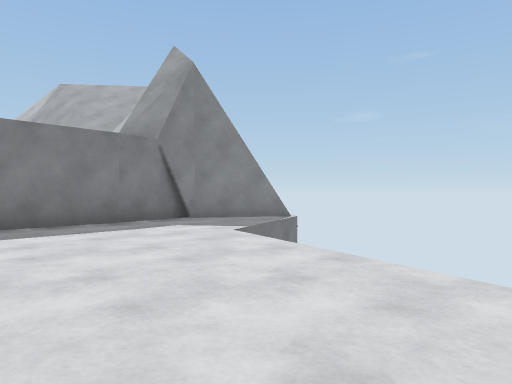
view 1 (above)

15 first-person views from a walk through a Unity game level. The camera is 1.3 m above the floor, looks level and sees 70° across. The floor is counted in squares, 2 m on a side. Each view is taken from the middle of a square. On the plan, view 1 faces up. The plan holds only what a view shows up to about 11 squares ahead; the rest is blank. The place goes on beyond the plan. The player character is not drawn. Some animated figures are left out. Surface patterns are stand-ins for the level's own textures.

view 2
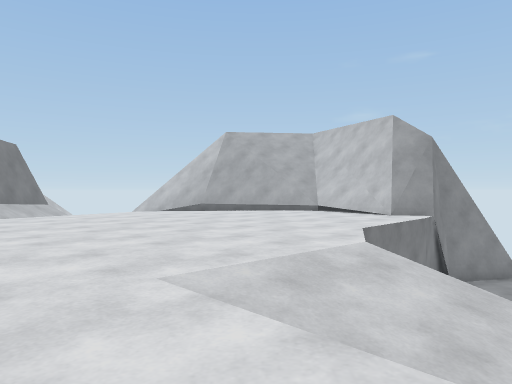

view 3
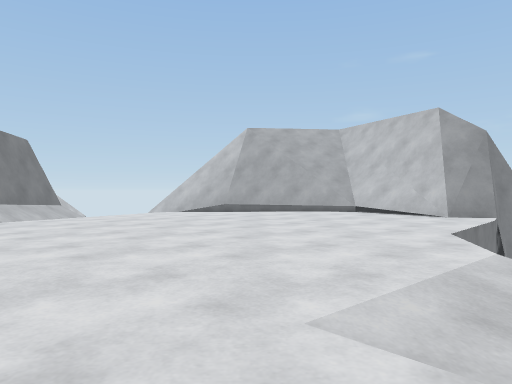

view 4
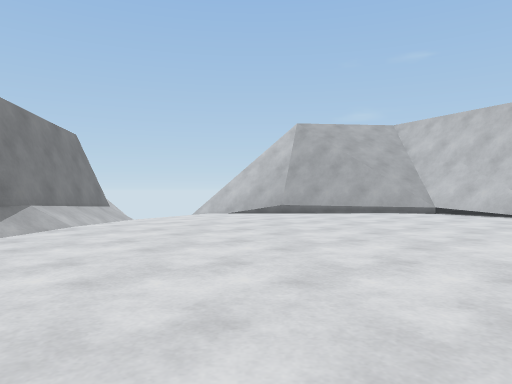

view 5
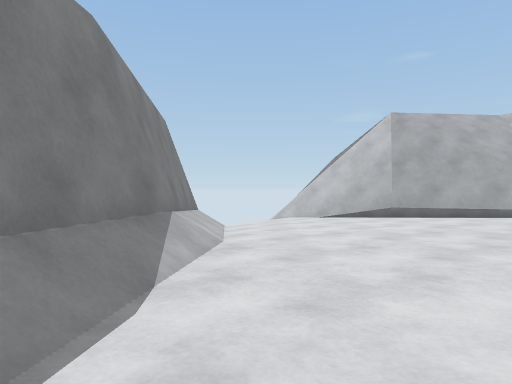

view 6
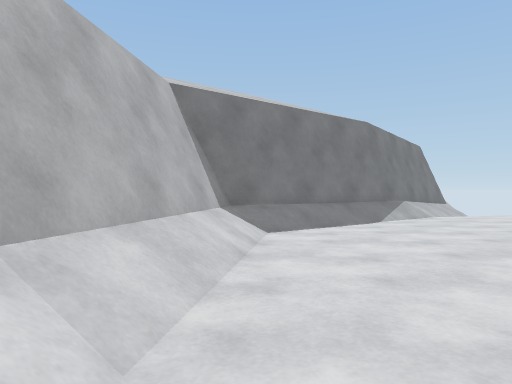

view 7
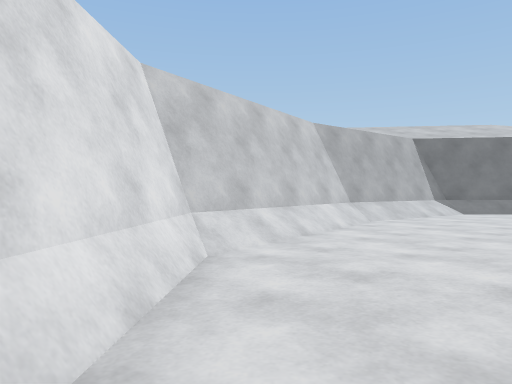

view 8
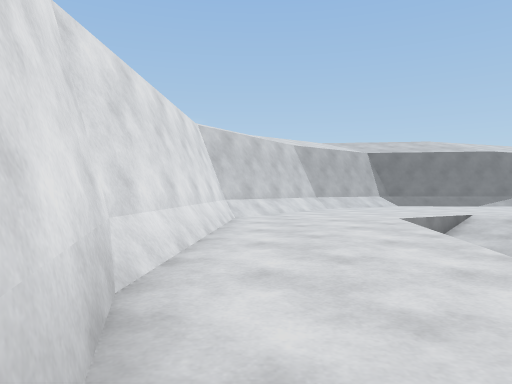

view 9
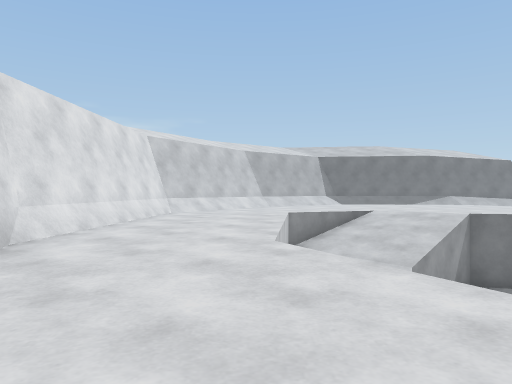

view 10
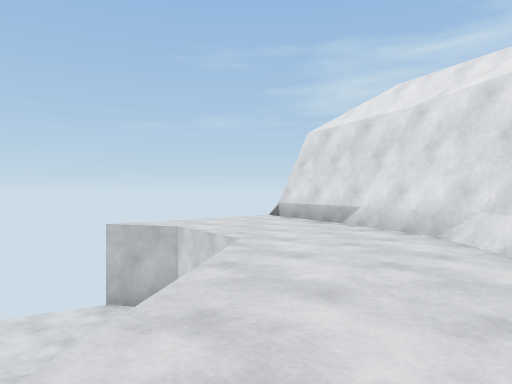

view 11
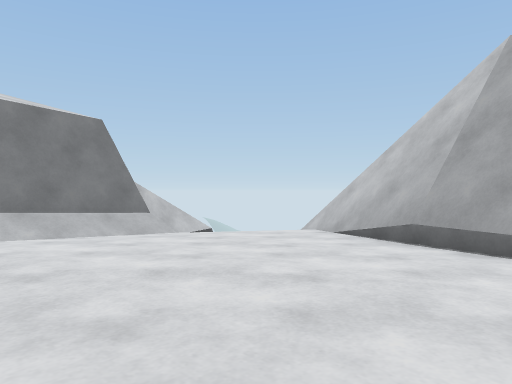

view 12
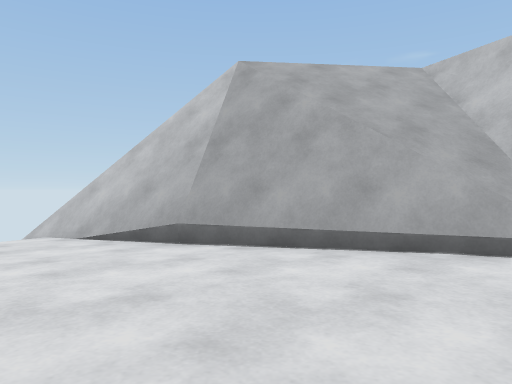

view 13
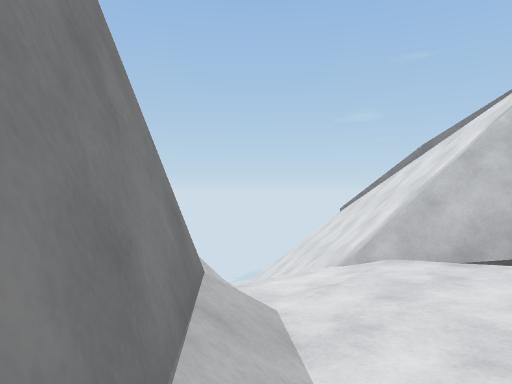

view 14
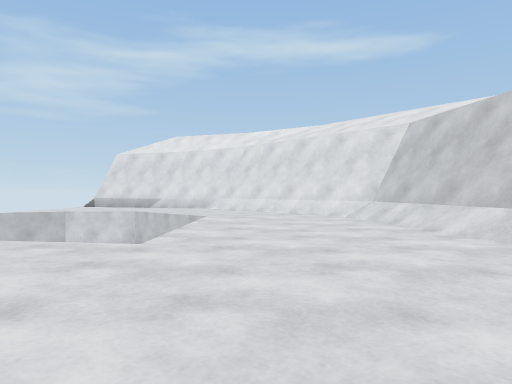

view 15
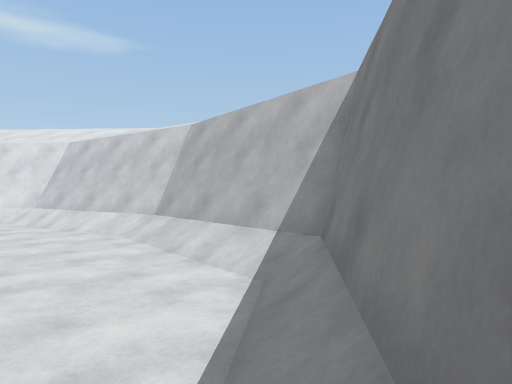

### Floor plan
Key: @ floor where view 1 was taken; # wall or solid block; . main floor; - floor 0.75 m lower than the main floor; _ floor 2.5 m lower than the main floor; < floor 4 m lower than the main floor; / step, stairs or slope; = window, fence, low wall or low ledge; v drop or lower ground.
Columns run from 15 left of view 1 to 5 right of it. Each row starts with its distance up from view 1.
 20  /////
 19  ////=
 18   /////
 17   /////
 16   /////////v
 15  //=#vvv///=
 14  ----###v//#
 13 #------##//#
 12 #/------##/#
 11 #/-----.../#
 10 #/---......#####v
  9 #/--........##<<v
  8 ##........../<<<
  7 ##........./<<<v
  6 #/.........<<<<
  5 #/......../<<<<<
  4 #/........< <<<<
  3 #/.......-#  <<<<
  2 #/......--/# <<<<
  1 ##/...../-//  <<</#
  0  #/......#/__  @ #-
 -1  ##/....../__  //---
 -2   ##/...........-----
 -3    ###..........----#
 -4      ##.........--###
 -5       #############

Where each view was taken, in squares from view 1:
view 1: 0 up, 0 right, facing up
view 2: 1 down, 7 left, facing up
view 3: 0 up, 8 left, facing up
view 4: 1 up, 10 left, facing up
view 5: 3 up, 13 left, facing up
view 6: 2 down, 10 left, facing up-left
view 7: 4 down, 3 left, facing left
view 8: 4 down, 2 right, facing left
view 9: 2 down, 4 right, facing left
view 10: 2 down, 6 left, facing right
view 11: 8 up, 7 left, facing up-left
view 12: 8 up, 8 left, facing up
view 13: 9 up, 14 left, facing up
view 14: 4 up, 12 left, facing down-right
view 15: 6 up, 14 left, facing down
